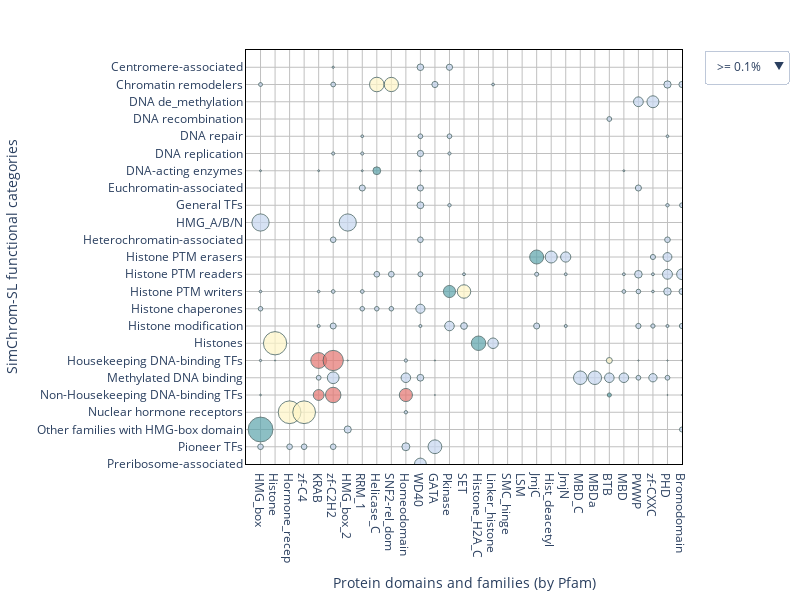

Write notebook code for a chart like this one.
### Code cell
import plotly.graph_objects as go

df_color = pd.read_csv("simchrom_sl_domains_percent_0_1.csv", index_col=0).sort_index()
df_size = pd.read_csv("simchrom_sl_domains_number_0_1.csv", index_col=0).sort_index()

n_rows, n_cols = df_size.shape
n_rows, n_cols = df_size.shape
x = np.arange(n_cols)
y = np.arange(n_rows)

x, y = np.meshgrid(x, y)

x = x.flatten()
y = y.flatten()

def map_color_num(val):
    if val < 15:
        return "#c6d6f0"
    elif val < 25:
        return "#5ca4ac"
    elif val < 50:
        return "#fff6c7"
    else:
        return "#e57570"
    

# Apply mapping



sizes = df_size.values.flatten()
colors = df_color.values.flatten()
mask_base = sizes != 0
x_all, y_all = x[mask_base], y[mask_base]
sizes_all = sizes[mask_base]
colors_all = colors[mask_base]
mask = sizes != 0

thresholds = [0.1,5,10]
traces = []
for t in thresholds:
    mask = (colors_all >= t)
    discrete_colors = [map_color(val) for val in sizes_all[mask]]
    trace = go.Scatter(
        x=x_all[mask],
        y=y_all[mask],
        text=[
            f"{percent:.1f}%, {num:n} proteins"
            for num, percent in zip(sizes_all[mask], colors_all[mask])
        ],
        mode="markers",
        
        marker=dict(
            color=discrete_colors,
            size=colors_all[mask],
            showscale=False,
            opacity=0.7,
            # showscale=False,
            sizemode="area", sizeref=0.3, line_width=1, line_color="DarkSlateGrey"
        ),
        showlegend=False,
        name=f">= {t}%"
    )
    traces.append(trace)
fig = go.Figure(data=[traces[0]])

fig.update_layout(
    autosize=False,
    width=950,
    height=650,
    xaxis=dict(
        title="Protein domains and families (by Pfam)",
        tickmode="array",
        tickvals=np.arange(n_cols),
        ticktext=df_size.columns,
        gridcolor="silver",
        range=[-1, 29],
        # griddash="dot",
        zeroline=False,
        linewidth=1,
        linecolor="black",
        showline=True,
        mirror=True,
    ),
    yaxis=dict(
        # scaleanchor="x",
        # scaleratio=1,
        title="SimChrom-SL functional categories",
        tickmode="array",
        tickvals=np.arange(n_rows),
        ticktext=df_size.index,
        gridcolor="silver",
        range=[23, -1],
        zerolinecolor="black",
        zeroline=False,
        # griddash="dot",
        linewidth=1,
        linecolor="black",
        showline=True,
        mirror=True,
    ),
    coloraxis_colorbar={"title": ""},
    margin=dict(r=150,t=30),
    plot_bgcolor="white",
    dragmode=False,
    # annotations=[
    #     dict(
    #         text="% of SimChrom-SL category<br>with corresponding domain",
    #         font_size=16,
    #         # font_family='arial',
    #         # font_color='red',
    #         textangle=90,
    #         showarrow=False,
    #         # ^^ appearance
    #         xref="paper",
    #         yref="paper",
    #         x=1.23,
    #         y=0.5,
    #         # ^^ position
    #     )
    # ],
)



fig.update_layout(
    updatemenus=[
        dict(
            buttons=[
                dict(
                    label=f">= {t}%",
                    method="update",
                    args=[{
                            "x": [traces[i].x],
                            "y": [traces[i].y],
                            "text": [traces[i].text],
                            "marker": [traces[i].marker]
                        }]
                ) for i, t in enumerate(thresholds)
            ],
            direction="down",
            showactive=True,
            x=1.05,
            xanchor="left",
            y=1.0,
            yanchor="top"
        )
    ],
    margin=dict(l=50, r=50, t=50, b=50),
    width=800,
    height=600,
    # title="Interactive Scatter Plot with Threshold Filter"
)

legend_colors = {
    "50–150": "#e57570",
    "25–50": "#fff6c7",
    "15–25": "#5ca4ac",
    "0–15": "#c6d6f0",
}

# Positioning
x0 = 1.04  # relative to the plot (paper coordinates)
y0 = 0.9   # start at top
dy = 0.2  # vertical spacing between legend items

shapes = []
annotations = []

for i, (label, color) in enumerate(legend_colors.items()):
    top = y0 - i * dy
    bottom = top - 0.2
    # Box
    shapes.append(dict(
        type="rect",
        xref="paper", yref="paper",
        x0=x0, x1=x0 + 0.04,
        y0=bottom, y1=top,
        fillcolor=color,
        line=dict(width=1, color="black")
    ))
    # Label
    annotations.append(dict(
        x=x0 + 0.18,
        y=(top + bottom) / 2,
        xref="paper", yref="paper",
        text=label,
        showarrow=False,
        font=dict(size=12),
        align="right"
    ))
    
size_refs = [100, 50, 10]  # marker size in px (visual only)
circle_y = y0 - len(legend_colors) * dy - 0.3  # start below legend
circle_x0 = x0 + 0.1
circle_dx = 0.06  # horizontal spacing

for i, size in enumerate(size_refs):
    radius = (size / 90000)**0.5  # scale radius for paper coordinates
    center_x = circle_x0 
    center_y = circle_y + i * circle_dx

    # Add circle as shape
    shapes.append(dict(
        type="circle",
        xref="paper", yref="paper",
        x0=center_x - radius, x1=center_x + radius,
        y0=center_y - radius, y1=center_y + radius,
        fillcolor="lightgrey",
        line=dict(color="black", width=1)
    ))

    # Add text label below the circle
    annotations.append(dict(
        x=center_x+0.15,
        y=center_y - radius - 0.01,
        xref="paper", yref="paper",
        text=f"{size}%",
        showarrow=False,
        font=dict(size=12),
        align="center"
    ))

# Optional title for the size legend
annotations.append(dict(
    x=circle_x0 + 0.2,
    y=circle_y + 0.25,
    xref="paper", yref="paper",
    text="Size (% of category)",
    showarrow=False,
    font=dict(size=13),
    align="center"
))
    


fig.update_layout(
    shapes=shapes,
    annotations=annotations
)
js_snippet = '''
var plot = $('#SHvsPfam_plot');
plot.on('plotly_click', function(data){
    var pts = '';
    var point = data.points[0];
    console.log(plot.layout.xaxis.ticktext[point.x]);
    console.log(plot.layout.yaxis.ticktext[point.y]);
});
'''
config = {
    'scrollZoom': False,  # Disable scroll to zoom
    'modeBarButtonsToRemove': ['zoom2d'],
    'displayModeBar': False,  # Hide the mode bar (toolbar)
    'doubleClick': False,  # Disable double click to reset zoom
    'editable': False,  # Disable edits like moving title and axes
    'staticPlot': False  # Disable all interactivity (makes the plot static)
}

fig.write_html("SHvsPfam_plot.html", full_html=False,div_id='SHvsPfam_plot',include_plotlyjs='js/plotly-2.35.2.min.js',config=config)
fig.show()

### Figure 1 — Plotly figure (JSON) as saved in the notebook; plotly's stock layout.template omitted (floating-point values rounded to 4 significant figures; data arrays with more than 128 entries replaced by an {"elided": "..."} marker saying what was removed)
{"data": [{"marker": {"color": {"elided": "611 str values"}, "line": {"color": "DarkSlateGrey", "width": 1}, "opacity": 0.7, "showscale": false, "size": {"elided": "611 float values"}, "sizemode": "area", "sizeref": 0.3}, "mode": "markers", "name": ">= 0.1%", "showlegend": false, "text": {"elided": "611 str values"}, "type": "scatter", "x": {"elided": "611 int values"}, "y": {"elided": "611 int values"}}], "layout": {"autosize": false, "coloraxis": {"colorbar": {"title": {"text": ""}}}, "dragmode": false, "height": 600, "margin": {"b": 50, "l": 50, "r": 50, "t": 50}, "plot_bgcolor": "white", "updatemenus": [{"buttons": [{"args": [{"marker": [{"color": {"elided": "611 str values"}, "line": {"color": "DarkSlateGrey", "width": 1}, "opacity": 0.7, "showscale": false, "size": {"elided": "611 float values"}, "sizemode": "area", "sizeref": 0.3}], "text": {"elided": "1x611 str values"}, "x": {"elided": "1x611 int values"}, "y": {"elided": "1x611 int values"}}], "label": ">= 0.1%", "method": "update"}, {"args": [{"marker": [{"color": ["#c6d6f0", "#c6d6f0", "#c6d6f0", "#fff6c7", "#fff6c7", "#c6d6f0", "#c6d6f0", "#c6d6f0", "#c6d6f0", "#c6d6f0", "#c6d6f0", "#c6d6f0", "#c6d6f0", "#c6d6f0", "#c6d6f0", "#c6d6f0", "#c6d6f0", "#c6d6f0", "#5ca4ac", "#5ca4ac", "#c6d6f0", "#c6d6f0", "#c6d6f0", "#c6d6f0", "#c6d6f0", "#c6d6f0", "#c6d6f0", "#c6d6f0", "#c6d6f0", "#c6d6f0", "#c6d6f0", "#c6d6f0", "#c6d6f0", "#c6d6f0", "#5ca4ac", "#c6d6f0", "#c6d6f0", "#c6d6f0", "#c6d6f0", "#c6d6f0", "#c6d6f0", "#c6d6f0", "#c6d6f0", "#c6d6f0", "#c6d6f0", "#c6d6f0", "#c6d6f0", "#c6d6f0", "#c6d6f0", "#c6d6f0", "#c6d6f0", "#5ca4ac", "#fff6c7", "#c6d6f0", "#c6d6f0", "#c6d6f0", "#c6d6f0", "#c6d6f0", "#c6d6f0", "#c6d6f0", "#c6d6f0", "#c6d6f0", "#c6d6f0", "#c6d6f0", "#c6d6f0", "#c6d6f0", "#c6d6f0", "#c6d6f0", "#c6d6f0", "#c6d6f0", "#c6d6f0", "#fff6c7", "#5ca4ac", "#c6d6f0", "#e57570", "#e57570", "#fff6c7", "#fff6c7", "#fff6c7", "#fff6c7", "#c6d6f0", "#c6d6f0", "#c6d6f0", "#c6d6f0", "#c6d6f0", "#c6d6f0", "#c6d6f0", "#c6d6f0", "#e57570", "#e57570", "#e57570", "#e57570", "#fff6c7", "#fff6c7", "#fff6c7", "#c6d6f0", "#c6d6f0", "#5ca4ac", "#c6d6f0", "#c6d6f0", "#c6d6f0", "#c6d6f0", "#c6d6f0", "#c6d6f0", "#c6d6f0", "#c6d6f0", "#e57570", "#5ca4ac", "#5ca4ac", "#c6d6f0", "#c6d6f0", "#e57570", "#e57570", "#e57570", "#c6d6f0", "#c6d6f0", "#c6d6f0", "#c6d6f0", "#c6d6f0"], "line": {"color": "DarkSlateGrey", "width": 1}, "opacity": 0.7, "showscale": false, "size": [6.569, 5.839, 8.759, 31.82, 30.68, 5.682, 7.955, 5.682, 6.818, 5.682, 5.682, 14.29, 21.43, 7.143, 10.34, 5.556, 7.778, 5.97, 9.091, 8.021, 5.882, 5.556, 5.556, 5.556, 5.556, 11.11, 11.11, 11.11, 5.556, 7.018, 44.44, 44.44, 9.524, 9.524, 29.41, 21.57, 15.69, 11.76, 5.882, 5.882, 5.882, 9.804, 5.882, 7.843, 7.843, 7.843, 5.882, 8.642, 14.81, 17.28, 14.81, 22.11, 27.37, 8.421, 5.263, 7.368, 6.316, 5.263, 12.5, 18.75, 5.479, 13.7, 6.849, 5.479, 5.479, 6.849, 6.849, 5.479, 6.849, 8.219, 8.219, 81.48, 31.48, 16.67, 37.57, 61.63, 5.368, 6.759, 7.555, 7.952, 20.69, 13.79, 6.897, 27.59, 27.59, 13.79, 13.79, 10.34, 17.73, 35.87, 25.87, 9.733, 5.333, 77.59, 77.59, 6.897, 5.172, 92.31, 7.692, 9.524, 28.57, 14.29, 9.524, 20.9, 9.091, 22.73, 32.98, 8.511, 8.511, 8.197, 18.52, 10.96, 20.17, 7.059, 5.797, 28.57, 14.29, 14.29, 14.29], "sizemode": "area", "sizeref": 0.3}], "text": [["6.6%, 9 proteins", "5.8%, 8 proteins", "8.8%, 12 proteins", "31.8%, 28 proteins", "30.7%, 27 proteins", "5.7%, 5 proteins", "8.0%, 7 proteins", "5.7%, 5 proteins", "6.8%, 6 proteins", "5.7%, 5 proteins", "5.7%, 5 proteins", "14.3%, 2 proteins", "21.4%, 3 proteins", "7.1%, 1 proteins", "10.3%, 3 proteins", "5.6%, 5 proteins", "7.8%, 7 proteins", "6.0%, 4 proteins", "9.1%, 17 proteins", "8.0%, 15 proteins", "5.9%, 11 proteins", "5.6%, 1 proteins", "5.6%, 1 proteins", "5.6%, 1 proteins", "5.6%, 1 proteins", "11.1%, 2 proteins", "11.1%, 2 proteins", "11.1%, 2 proteins", "5.6%, 1 proteins", "7.0%, 4 proteins", "44.4%, 4 proteins", "44.4%, 4 proteins", "9.5%, 2 proteins", "9.5%, 2 proteins", "29.4%, 15 proteins", "21.6%, 11 proteins", "15.7%, 8 proteins", "11.8%, 6 proteins", "5.9%, 3 proteins", "5.9%, 3 proteins", "5.9%, 3 proteins", "9.8%, 5 proteins", "5.9%, 3 proteins", "7.8%, 4 proteins", "7.8%, 4 proteins", "7.8%, 4 proteins", "5.9%, 3 proteins", "8.6%, 7 proteins", "14.8%, 12 proteins", "17.3%, 14 proteins", "14.8%, 12 proteins", "22.1%, 21 proteins", "27.4%, 26 proteins", "8.4%, 8 proteins", "5.3%, 5 proteins", "7.4%, 7 proteins", "6.3%, 6 proteins", "5.3%, 5 proteins", "12.5%, 4 proteins", "18.8%, 6 proteins", "5.5%, 4 proteins", "13.7%, 10 proteins", "6.8%, 5 proteins", "5.5%, 4 proteins", "5.5%, 4 proteins", "6.8%, 5 proteins", "6.8%, 5 proteins", "5.5%, 4 proteins", "6.8%, 5 proteins", "8.2%, 6 proteins", "8.2%, 6 proteins", "81.5%, 44 proteins", "31.5%, 17 proteins", "16.7%, 9 proteins", "37.6%, 189 proteins", "61.6%, 310 proteins", "5.4%, 27 proteins", "6.8%, 34 proteins", "7.6%, 38 proteins", "8.0%, 40 proteins", "20.7%, 6 proteins", "13.8%, 4 proteins", "6.9%, 2 proteins", "27.6%, 8 proteins", "27.6%, 8 proteins", "13.8%, 4 proteins", "13.8%, 4 proteins", "10.3%, 3 proteins", "17.7%, 133 proteins", "35.9%, 269 proteins", "25.9%, 194 proteins", "9.7%, 73 proteins", "5.3%, 40 proteins", "77.6%, 45 proteins", "77.6%, 45 proteins", "6.9%, 4 proteins", "5.2%, 3 proteins", "92.3%, 24 proteins", "7.7%, 2 proteins", "9.5%, 2 proteins", "28.6%, 6 proteins", "14.3%, 3 proteins", "9.5%, 2 proteins", "20.9%, 14 proteins", "9.1%, 2 proteins", "22.7%, 5 proteins", "33.0%, 62 proteins", "8.5%, 16 proteins", "8.5%, 16 proteins", "8.2%, 5 proteins", "18.5%, 5 proteins", "11.0%, 326 proteins", "20.2%, 600 proteins", "7.1%, 210 proteins", "5.8%, 4 proteins", "28.6%, 2 proteins", "14.3%, 1 proteins", "14.3%, 1 proteins", "14.3%, 1 proteins"]], "x": [[11, 13, 41, 8, 9, 12, 28, 29, 30, 50, 60, 26, 27, 45, 40, 59, 133, 11, 8, 39, 85, 7, 11, 26, 33, 36, 37, 38, 58, 11, 0, 6, 46, 47, 19, 20, 21, 28, 51, 52, 133, 134, 135, 136, 137, 138, 139, 26, 28, 29, 30, 13, 14, 28, 29, 62, 63, 64, 11, 31, 5, 13, 14, 19, 50, 51, 52, 54, 55, 56, 57, 1, 15, 16, 4, 5, 24, 42, 43, 44, 5, 10, 11, 22, 23, 24, 25, 27, 4, 5, 10, 33, 43, 2, 3, 33, 61, 0, 6, 10, 12, 32, 33, 11, 7, 18, 7, 8, 39, 11, 17, 4, 5, 10, 11, 7, 17, 34, 35]], "y": [[0, 0, 0, 1, 1, 1, 1, 1, 1, 1, 1, 2, 2, 2, 3, 4, 4, 5, 6, 6, 6, 7, 7, 7, 7, 7, 7, 7, 7, 8, 9, 9, 10, 10, 11, 11, 11, 11, 11, 11, 11, 11, 11, 11, 11, 11, 11, 12, 12, 12, 12, 13, 13, 13, 13, 13, 13, 13, 14, 14, 15, 15, 15, 15, 15, 15, 15, 15, 15, 15, 15, 16, 16, 16, 17, 17, 17, 17, 17, 17, 18, 18, 18, 18, 18, 18, 18, 18, 19, 19, 19, 19, 19, 20, 20, 20, 20, 21, 21, 22, 22, 22, 22, 23, 24, 24, 25, 25, 25, 26, 27, 28, 28, 28, 29, 30, 30, 30, 30]]}], "label": ">= 5%", "method": "update"}, {"args": [{"marker": [{"color": ["#fff6c7", "#fff6c7", "#c6d6f0", "#c6d6f0", "#c6d6f0", "#c6d6f0", "#c6d6f0", "#c6d6f0", "#c6d6f0", "#c6d6f0", "#5ca4ac", "#c6d6f0", "#c6d6f0", "#c6d6f0", "#c6d6f0", "#c6d6f0", "#c6d6f0", "#5ca4ac", "#fff6c7", "#c6d6f0", "#c6d6f0", "#c6d6f0", "#fff6c7", "#5ca4ac", "#c6d6f0", "#e57570", "#e57570", "#c6d6f0", "#c6d6f0", "#c6d6f0", "#c6d6f0", "#c6d6f0", "#c6d6f0", "#c6d6f0", "#e57570", "#e57570", "#e57570", "#fff6c7", "#fff6c7", "#5ca4ac", "#c6d6f0", "#c6d6f0", "#c6d6f0", "#c6d6f0", "#e57570", "#c6d6f0", "#e57570", "#e57570", "#c6d6f0", "#c6d6f0", "#c6d6f0", "#c6d6f0"], "line": {"color": "DarkSlateGrey", "width": 1}, "opacity": 0.7, "showscale": false, "size": [31.82, 30.68, 14.29, 21.43, 10.34, 11.11, 11.11, 11.11, 44.44, 44.44, 29.41, 21.57, 15.69, 11.76, 14.81, 17.28, 14.81, 22.11, 27.37, 12.5, 18.75, 13.7, 81.48, 31.48, 16.67, 37.57, 61.63, 20.69, 13.79, 27.59, 27.59, 13.79, 13.79, 10.34, 17.73, 35.87, 25.87, 77.59, 77.59, 92.31, 28.57, 14.29, 20.9, 22.73, 32.98, 18.52, 10.96, 20.17, 28.57, 14.29, 14.29, 14.29], "sizemode": "area", "sizeref": 0.3}], "text": [["31.8%, 28 proteins", "30.7%, 27 proteins", "14.3%, 2 proteins", "21.4%, 3 proteins", "10.3%, 3 proteins", "11.1%, 2 proteins", "11.1%, 2 proteins", "11.1%, 2 proteins", "44.4%, 4 proteins", "44.4%, 4 proteins", "29.4%, 15 proteins", "21.6%, 11 proteins", "15.7%, 8 proteins", "11.8%, 6 proteins", "14.8%, 12 proteins", "17.3%, 14 proteins", "14.8%, 12 proteins", "22.1%, 21 proteins", "27.4%, 26 proteins", "12.5%, 4 proteins", "18.8%, 6 proteins", "13.7%, 10 proteins", "81.5%, 44 proteins", "31.5%, 17 proteins", "16.7%, 9 proteins", "37.6%, 189 proteins", "61.6%, 310 proteins", "20.7%, 6 proteins", "13.8%, 4 proteins", "27.6%, 8 proteins", "27.6%, 8 proteins", "13.8%, 4 proteins", "13.8%, 4 proteins", "10.3%, 3 proteins", "17.7%, 133 proteins", "35.9%, 269 proteins", "25.9%, 194 proteins", "77.6%, 45 proteins", "77.6%, 45 proteins", "92.3%, 24 proteins", "28.6%, 6 proteins", "14.3%, 3 proteins", "20.9%, 14 proteins", "22.7%, 5 proteins", "33.0%, 62 proteins", "18.5%, 5 proteins", "11.0%, 326 proteins", "20.2%, 600 proteins", "28.6%, 2 proteins", "14.3%, 1 proteins", "14.3%, 1 proteins", "14.3%, 1 proteins"]], "x": [[8, 9, 26, 27, 40, 36, 37, 38, 0, 6, 19, 20, 21, 28, 28, 29, 30, 13, 14, 11, 31, 13, 1, 15, 16, 4, 5, 5, 10, 22, 23, 24, 25, 27, 4, 5, 10, 2, 3, 0, 12, 32, 11, 18, 7, 17, 4, 5, 7, 17, 34, 35]], "y": [[1, 1, 2, 2, 3, 7, 7, 7, 9, 9, 11, 11, 11, 11, 12, 12, 12, 13, 13, 14, 14, 15, 16, 16, 16, 17, 17, 18, 18, 18, 18, 18, 18, 18, 19, 19, 19, 20, 20, 21, 22, 22, 23, 24, 25, 27, 28, 28, 30, 30, 30, 30]]}], "label": ">= 10%", "method": "update"}], "direction": "down", "showactive": true, "x": 1.05, "xanchor": "left", "y": 1, "yanchor": "top"}], "width": 800, "xaxis": {"gridcolor": "silver", "linecolor": "black", "linewidth": 1, "mirror": true, "range": [-1, 29], "showline": true, "tickmode": "array", "ticktext": {"elided": "140 str values"}, "tickvals": {"elided": "140 int values"}, "title": {"text": "Protein domains and families (by Pfam)"}, "type": "linear", "zeroline": false}, "yaxis": {"gridcolor": "silver", "linecolor": "black", "linewidth": 1, "mirror": true, "range": [23, -1], "showline": true, "tickmode": "array", "ticktext": ["Centromere-associated", "Chromatin remodelers", "DNA de_methylation", "DNA recombination", "DNA repair", "DNA replication", "DNA-acting enzymes", "Euchromatin-associated", "General TFs", "HMG_A/B/N", "Heterochromatin-associated", "Histone PTM erasers", "Histone PTM readers", "Histone PTM writers", "Histone chaperones", "Histone modification", "Histones", "Housekeeping DNA-binding TFs", "Methylated DNA binding", "Non-Housekeeping DNA-binding TFs", "Nuclear hormone receptors", "Other families with HMG-box domain", "Pioneer TFs", "Preribosome-associated", "RNA modification", "RNA processing", "Regulation of transcription", "SMC complexes", "SimChrom", "Telomere-associated", "X-chromosome inactivation"], "tickvals": [0, 1, 2, 3, 4, 5, 6, 7, 8, 9, 10, 11, 12, 13, 14, 15, 16, 17, 18, 19, 20, 21, 22, 23, 24, 25, 26, 27, 28, 29, 30], "title": {"text": "SimChrom-SL functional categories"}, "type": "linear", "zeroline": false, "zerolinecolor": "black"}}}
